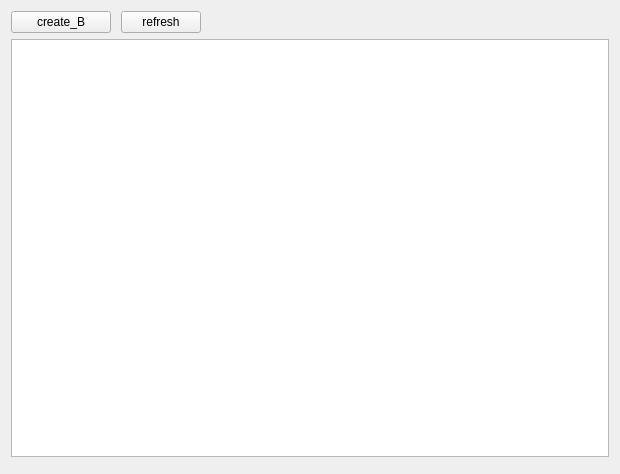
<?xml version="1.0" encoding="UTF-8"?>
<ui version="4.0">
 <class>BucketsTableWidget</class>
 <widget class="QWidget" name="BucketsTableWidget">
  <property name="geometry">
   <rect>
    <x>0</x>
    <y>0</y>
    <width>620</width>
    <height>474</height>
   </rect>
  </property>
  <property name="windowTitle">
   <string>Form</string>
  </property>
  <layout class="QGridLayout" name="gridLayout_2">
   <item row="0" column="0">
    <layout class="QGridLayout" name="gridLayout">
     <item row="0" column="0">
      <widget class="QWidget" name="widgetTools" native="true">
       <layout class="QHBoxLayout" name="horizontalLayout">
        <property name="spacing">
         <number>10</number>
        </property>
        <property name="leftMargin">
         <number>0</number>
        </property>
        <property name="topMargin">
         <number>0</number>
        </property>
        <property name="rightMargin">
         <number>0</number>
        </property>
        <property name="bottomMargin">
         <number>0</number>
        </property>
        <item>
         <widget class="QPushButton" name="pushButtonCreateBucket">
          <property name="minimumSize">
           <size>
            <width>100</width>
            <height>0</height>
           </size>
          </property>
          <property name="maximumSize">
           <size>
            <width>100</width>
            <height>16777215</height>
           </size>
          </property>
          <property name="text">
           <string>create_B</string>
          </property>
         </widget>
        </item>
        <item>
         <widget class="QPushButton" name="pushButtonRefresh">
          <property name="minimumSize">
           <size>
            <width>80</width>
            <height>0</height>
           </size>
          </property>
          <property name="maximumSize">
           <size>
            <width>80</width>
            <height>16777215</height>
           </size>
          </property>
          <property name="text">
           <string>refresh</string>
          </property>
         </widget>
        </item>
        <item>
         <spacer name="horizontalSpacer">
          <property name="orientation">
           <enum>Qt::Horizontal</enum>
          </property>
          <property name="sizeHint" stdset="0">
           <size>
            <width>359</width>
            <height>20</height>
           </size>
          </property>
         </spacer>
        </item>
       </layout>
      </widget>
     </item>
     <item row="1" column="0">
      <widget class="QTableView" name="tableView"/>
     </item>
     <item row="2" column="0">
      <widget class="UiPageWidget" name="widgetPage" native="true"/>
     </item>
    </layout>
   </item>
  </layout>
 </widget>
 <customwidgets>
  <customwidget>
   <class>UiPageWidget</class>
   <extends>QWidget</extends>
   <header>uipagewidget.h</header>
   <container>1</container>
  </customwidget>
 </customwidgets>
 <resources/>
 <connections/>
</ui>
